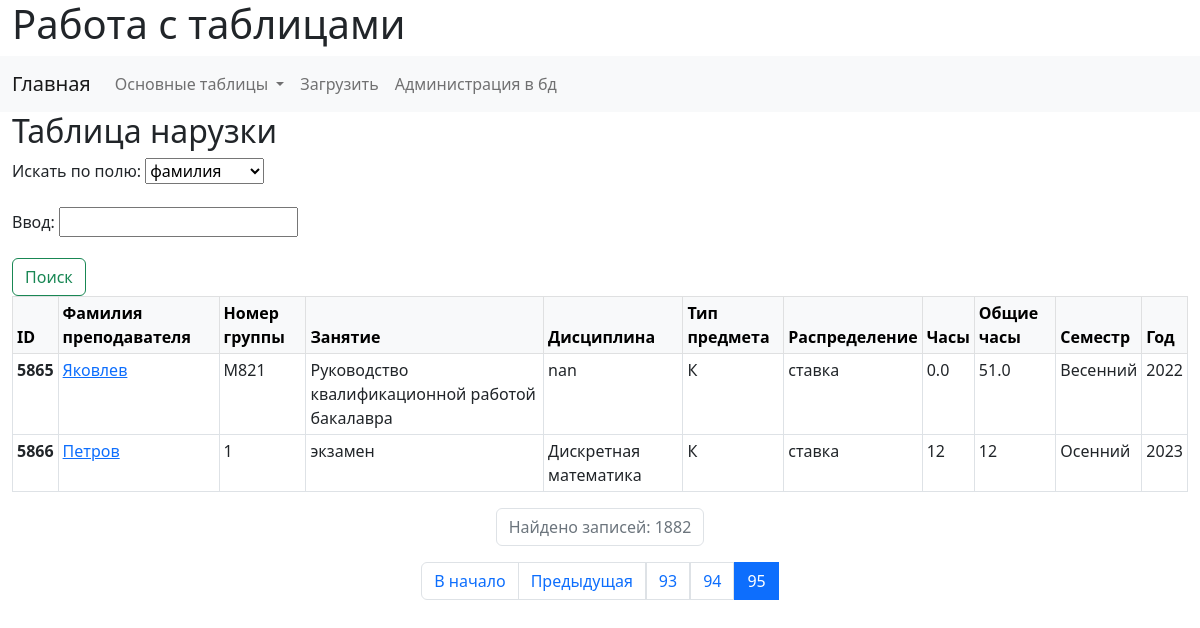
Screenshot of /tables/1/?page=95 with the database file from the repository.
### workWithTables/models.py (models this page shows, shortened)
class WorkLoad(models.Model):
    teacher = models.ForeignKey(verbose_name="Преподаватель", to=Teacher, on_delete=models.SET_NULL, null=True, related_name="get_teachers")
    group_name = models.CharField(verbose_name="Номер группы", max_length=10)
    lesson = models.ForeignKey(verbose_name="Занятие", to=Lesson, on_delete=models.SET_NULL, null=True)
    study = models.ForeignKey(verbose_name="Дисциплина", to=Discipline, on_delete=models.SET_NULL, null=True)
    hours_type = models.CharField(verbose_name="Тип предмета", max_length=10)
    hours = models.CharField(verbose_name="Часы", max_length=10)
    hours_total = models.CharField(verbose_name="Общие часы", max_length=10)
    timing = models.CharField(verbose_name="Распределение", max_length=10, null=True)
    semester = models.CharField(verbose_name="Семестр", max_length=10)
    year = models.CharField(verbose_name="Год", max_length=4)
    class Meta:
        verbose_name = 'Нагрузка'
        verbose_name_plural = 'Таблица нагрузки'
        ordering = ['teacher']

class Teacher(models.Model):
    surname = models.CharField(verbose_name="Фамилия", max_length=50)
    name = models.CharField(verbose_name="Имя", max_length=50, null=True)
    second_name = models.CharField(verbose_name="Отчество", max_length=50, null=True)
    birthday_date = models.CharField(verbose_name="Дата рождения", max_length=15, null=True)
    birthday_place = models.CharField(verbose_name="Место рождения", max_length=255, null=True)
    registration_place = models.CharField(verbose_name="Адрес прописки", max_length=255, null=True)
    cur_place = models.CharField(verbose_name="Адрес проживания", max_length=255, null=True)
    phone_number = models.CharField(verbose_name="Номер телефона", max_length=14, null=True)
    passport = models.CharField(verbose_name="Паспорт", max_length=20, null=True)
    TIN = models.CharField(verbose_name="ИНН", max_length=20, null=True)
    INIPA = models.CharField(verbose_name="СНИЛС", max_length=20, null=True)
    job = models.CharField(verbose_name="Должность", max_length=20, null=True)
    academic_degree = models.ManyToManyField(verbose_name="Ученая степень", to=AcademicDegree, related_name='get_teacher')
    academic_rank = models.ManyToManyField(verbose_name="Ученое звание", to=AcademicRank, related_name='get_teacher')
    contract = models.OneToOneField(verbose_name="Номер договора", to=Contract, on_delete=models.SET_NULL, max_length=50, null=True, unique=True, related_name='get_teacher')
    fluor_date = models.CharField(verbose_name="Дата флюорографии", max_length=150, null=True)
    class Meta:
        verbose_name = 'Преподаватель'
        verbose_name_plural = 'Таблица преподавателей'
    def __str__(self):
        return str(self.surname)

class Lesson(models.Model):
    name = models.CharField(
        verbose_name="Наименование занятия",
        max_length=100,
        unique=True)
    class Meta:
        verbose_name = 'Занятие'
        verbose_name_plural = 'Таблица занятий'
    def __str__(self):
        return str(self.name)

class Discipline(models.Model):
    name = models.CharField(
        verbose_name="Наименование дисциплины",
        max_length=100,
        unique=True)
    class Meta:
        verbose_name = 'Дисциплина'
        verbose_name_plural = 'Таблица дисциплин'
    def __str__(self):
        return str(self.name)

### workWithTables/views.py (the view, shortened to what this page needs)
# urls.py: path('tables/1/', WorkLoadView.as_view(), name="workload_table"),
class WorkLoadView(View):
    form = WorkLoadSearchForm
    workLoad = WorkLoad
    template_name = 'workWithTables/tableW.html'
    def get(self, request, *args, **kwargs):
        work_load = self.workLoad.objects.all()
        paginator = Paginator(work_load, 20)
        page_number = request.GET.get('page', 1)
        page_obj = paginator.get_page(page_number)
        return render(request=request, template_name=self.template_name,
            context= {'form': self.form(), 'title': 'Таблица нарузки', 'page_obj': page_obj,})

### workWithTables/forms.py
class WorkLoadSearchForm(forms.Form):
    search_choice = forms.ChoiceField(choices=W_CHOICE_FIELD, label="Искать по ")
    search_input = forms.CharField(max_length=150, label="Ввод ")

### workWithTables/templates/workWithTables/tableW.html (shortened to what this page needs)
{% extends 'base.html' %}
{% block content_control %}
<h2>{{ title }}</h2>
<form class="gt-flex" role="search" method="post">
  <div class="mb-3">
    <label for="{{ form.search_choice.id_for_label }}" class="form-label">Искать по полю: </label>
    {{ form.search_choice }}
  </div>
  <div class="mb-3">
    <label for="{{ form.search_input.id_for_label }}" class="form-label">Ввод: </label>
    {{ form.search_input }}
  </div>
  <button class="btn btn-outline-success" type="submit">Поиск</button>
</form>
{% endblock %}
{% block content %}
<table class="table table-bordered table-response table-sm">
  <thead class="table-light">
      <tr>
          <th scope="col">ID</th>
          <th scope="col">Фамилия преподавателя</th>
          <th scope="col">Номер группы</th>
          <th scope="col">Занятие</th>
          <th scope="col">Дисциплина</th>
          <th scope="col">Тип предмета</th>
          <th scope="col">Распределение</th>
          <th scope="col">Часы</th>
          <th scope="col">Общие часы</th>
          <th scope="col">Семестр</th>
          <th scope="col">Год</th>
      </tr>
  </thead>
  {% for item in page_obj.object_list %}
  <tbody>
      <tr>
          <th scope="row">{{ item.id }}</th>
          <td><a href="{% url 'teacher_card' item.teacher.pk %}">{{item.teacher}}</a></td>
          <td>{{item.group_name}}</td>
          <td>{{item.lesson}}</td>
          <td>{{item.study}}</td>
          <td>{{item.hours_type}}</td>
          <td>{{item.timing}}</td>
          <td>{{item.hours}}</td>
          <td>{{item.hours_total}}</td>
          <td>{{item.semester}}</td>
          <td>{{item.year}}</td>
        </tr>
  </tbody>
  {% endfor %}
</table>
<nav aria-label="Page navigation example">
    <ul class="pagination justify-content-center">
        <li class="page-item">
            <a class="page-link disabled">Найдено записей: {{ page_obj.paginator.count }}</a>
        </li>
    </ul>
</nav>
{% endblock %}

### rows the page displays
WorkLoad: id "5865", teacher "Яковлев", group_name "М821", lesson "Руководство квалификационной работой бакалавра", study "nan", hours_type "К", timing "ставка", hours "0.0", hours_total "51.0", semester "Весенний", year "2022"
WorkLoad: id "5866", teacher "Петров", group_name "1", lesson "экзамен", study "Дискретная математика", hours_type "К", timing "ставка", hours "12", hours_total "12", semester "Осенний", year "2023"

### other values shown
{{ title }} "Таблица нарузки"
{{ page_obj.paginator.count }} "1882"
{{ p }} "93" "94"
{{ page_obj.number }} "95"
